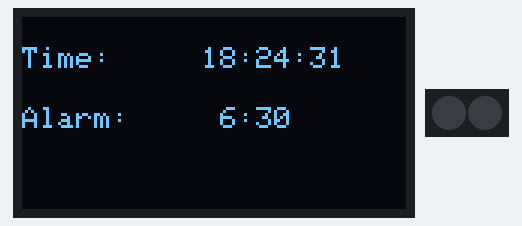
Bench run of a program on a simulated Raspberry Pi Pico running CircuitPython. Shown: 128×64 one-colour display, 2 RGB LEDs in strip order, left to right. The clock reads 2024-03-15 10:24:30 at power-on unless the program sets it; what the program prints to the serial console is not drawn.

Above: at 1.79 s.
At 6.1 s:
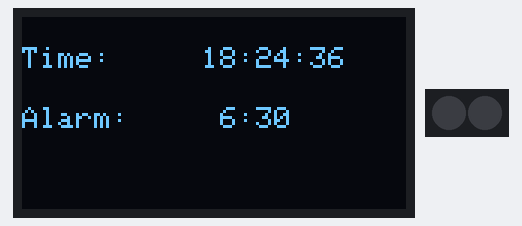
At 11.1 s:
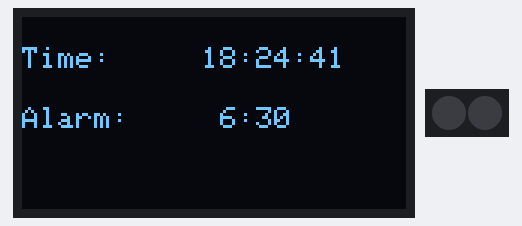
At 19.1 s:
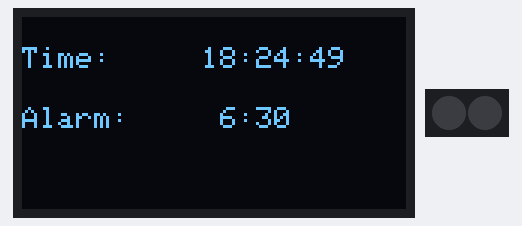
At 29.1 s:
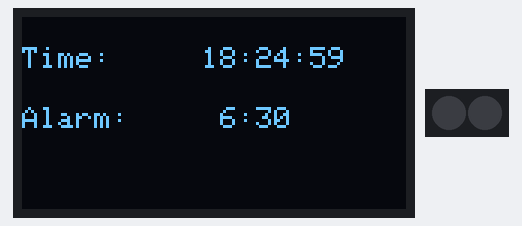
At 37.1 s:
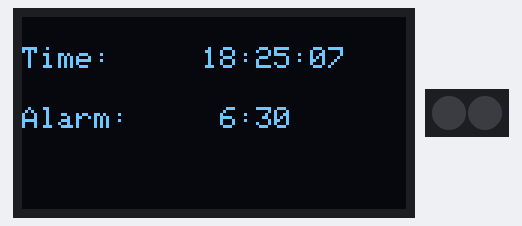

Measured:
- what the display in image 0 shows lasts 0.4 s, from 1.6 s to 2.0 s
- what the display in image 1 shows lasts 1.1 s, from 6.0 s to 7.1 s

The program:

code.py
```python
"""
DESCRIPTION:
This example code will demonstrate how to grab time from the internet
through Network Time Protocol (NTP) and display on OLED Display SS1306.
You can set the alarm time and snooze time.
This demo code is written in CircuitPython.

CONNECTION:
Robo Pico (Grove 1) : Grove OLED Display
GP0   -   SDA
GP1   -   SCL

AUTHOR   : Cytron Technologies Sdn Bhd.
WEBSITE  : www.cytron.io
EMAIL    : support@cytron.io

REFERENCE:
Code adapted from 2022 Carter Nelson for Adafruit Industries:
https://learn.adafruit.com/super-simple-sunrise-lamp/code

MORE INFO:
https://cytron.io/p-robo-pico-simplifying-robotics-with-raspberry-pi-pico
https://circuitpython.org/board/raspberry_pi_pico_w
"""

import os
import time
import board
import rtc
import socketpool
import wifi
import adafruit_ntp
import neopixel
import adafruit_ssd1306
import busio as io
import digitalio
import simpleio

# Time zone offset in hours from UTC
# Malaysia/Singapore GMT = +8
# Thailand GMT = +7
# Vietnam GMT = +7
# Germany GMT = +2
# United Kingdom GMT = +1
# Find your country GMT through this link:
# https://greenwichmeantime.com/time-zone/world/

TZ_OFFSET = +8  # time zone offset in hours from UTC
ALARM_HOUR = 6  # alarm time hour (24hr)
ALARM_MIN = 30  # alarm time minute
SNOOZE = 5  # your snooze time in minute

# initialize OLED
i2c = io.I2C(board.GP1, board.GP0)
oled = adafruit_ssd1306.SSD1306_I2C(128, 64, i2c)

# Initialize buttons
btn20 = digitalio.DigitalInOut(board.GP20)
btn21 = digitalio.DigitalInOut(board.GP21)
btn20.direction = digitalio.Direction.INPUT
btn21.direction = digitalio.Direction.INPUT
btn20.pull = digitalio.Pull.UP
btn21.pull = digitalio.Pull.UP

MELODY_NOTE =     [659, 659, 0, 659, 0]
MELODY_DURATION = [0.05, 0.05, 0.05, 0.05, 0.05]

# Define pin connected to piezo buzzer
PIEZO_PIN = board.GP22

# Set up NeoPixels
pixels = neopixel.NeoPixel(board.GP18, 2)
pixels.fill(0)

# Connect to local network
# Retrive your Wifi SSID and password from settings.toml file
wifi.radio.connect(os.getenv("CIRCUITPY_WIFI_SSID"), os.getenv("CIRCUITPY_WIFI_PASSWORD"))
print("Wifi connected.")

# Get current time using NTP
print("Fetching time from NTP.")
pool = socketpool.SocketPool(wifi.radio)
ntp = adafruit_ntp.NTP(pool, tz_offset=TZ_OFFSET, socket_timeout=20)
rtc.RTC().datetime = ntp.datetime

# Wait for wake up time
now = time.localtime()
print("Current time: {:2}:{:02}".format(now.tm_hour, now.tm_min))
print("Waiting for alarm {:2}:{:02}".format(ALARM_HOUR, ALARM_MIN))

def display_time():
    global now
    now = time.localtime()
    # Print current time in format hh:mm:ss
    #print("Current time: {:2}:{:02}:{:02}".format(now.tm_hour, now.tm_min, now.tm_sec))
    # clear all pixels
    oled.fill(0)
    oled.text("Time: ", 0, 10, 1)
    oled.text("{:2}:{:02}:{:02}".format(now.tm_hour, now.tm_min, now.tm_sec), 60, 10, 1)
    oled.text("Alarm: ", 0, 30, 1)
    oled.text("{:2}:{:02}".format(ALARM_HOUR, ALARM_MIN), 60, 30, 1)
    # show on OLED
    oled.show()

# Running the clock with the alarm state ON
alarm_state = True
while alarm_state:
    display_time()
    if(now.tm_hour == ALARM_HOUR and now.tm_min == ALARM_MIN):
        # Execute Alarm
        alarm_on = True
        while alarm_on:
            print("Waking up!")
            display_time()
            oled.text("Waking up!", 30, 50, 1)
            # show on OLED
            oled.show()
            # play alarm tone
            for i in range(len(MELODY_NOTE)):
                simpleio.tone(PIEZO_PIN, MELODY_NOTE[i], duration=MELODY_DURATION[i])
            # fill the color on both RGB LEDs
            color_red = 0x010000
            pixels.fill(color_red)

            # Check GP20, snooze if button pressed
            if not btn20.value:
                print("Snooze!")
                display_time()
                oled.text("Snooze!", 35, 50, 1)
                # show on OLED
                oled.show()
                ALARM_MIN += SNOOZE
                time.sleep(1)
                alarm_on = False
                pixels.fill(0)

            # Check GP21, turn off alarm if button pressed
            elif not btn21.value:
                print("Alarm Off!")
                display_time()
                oled.text("Alarm Off!", 30, 50, 1)
                # show on OLED
                oled.show()
                time.sleep(1)
                alarm_on = False
                alarm_state = False
                pixels.fill(0)
                break

# Running the clock with the alarm state OFF
# Push Reset Button if want to ON the alarm state
while True:
    display_time()
```
